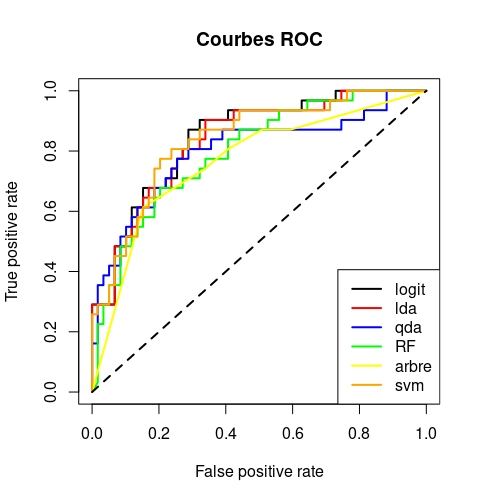

R code for this plot:
rm(list = ls())

library(kernlab)
library(MASS) 
library(randomForest) 
library(rpart)
library (e1071)
library(class)
library(ROCR) 

library(xlsx)
#importation des données heart.xlsx
heart <- read.xlsx(file.choose(), sheetIndex = 1, header = T, stringsAsFactors = TRUE)

################ important changement des facteur en numerique
XX <- model.matrix(coeur ~., data = heart)[,-1]
data.heart <- cbind(as.data.frame(XX), coeur = as.factor(heart[,"coeur"]))

################
str(data.heart)

dim(data.heart) # 270   8

#On partage la base en deux parties : train.set et test.setsample()
index <- 1:nrow(data.heart)

l <- 3 #(l-1)/l d'observations pour l'apprentissage et 1/l d'observations pour le test
set.seed(12)
test.set.index <- sample(x = index, size = trunc(length(index)/l), replace = FALSE)
heart.test.set <- data.heart[test.set.index, ] #ensemble de test
heart.train.set <- data.heart[- test.set.index, ] #ensemble d'apprentissage


#On compare les scores construits par RegLog, lda, qda, forêts aléatoires,
#arbres de décision et svm (variable reponse: type)
modele.logit <- glm(formula = coeur ~ ., data = heart.train.set, family = binomial)

require(MASS)
modele.lda <- lda(formula = coeur ~., data = heart.train.set)
modele.qda <- qda(formula = coeur ~., data = heart.train.set)

require(randomForest)
modele.RF <- randomForest(formula = coeur ~., data = heart.train.set)

require(rpart)
modele.arbre <- rpart(formula = coeur ~., data = heart.train.set)

require(e1071)
tune.out <- tune(svm, coeur ~ ., data = heart.train.set, kernel = "linear", scale = TRUE,
                 ranges = list(cost = c(2^(-2) ,2^(-1), 1, 2^2, 2^3, 2^4)))
modele.svm <- tune.out$best.model

#On calcule ensuite pour chaque modèle le score des individus de l'échantillon de test
Score.logit <- predict(modele.logit, newdata = heart.test.set, type = "response")
Score.lda <- predict(modele.lda, newdata = heart.test.set, type = "prob")$posterior[, 2] #proba posteri et on prend la deuxieume(cad 1er y=0 2nd y=1 un spam)
Score.qda <- predict(modele.qda, newdata = heart.test.set, type = "prob")$posterior[, 2]
Score.RF <- predict(modele.RF, newdata = heart.test.set, type = "prob")[, 2] # 
Score.arbre <- predict(modele.arbre, newdata = heart.test.set, type = "prob")[, 2]
Score.svm <- attributes(predict(modele.svm, newdata = heart.test.set, scale = TRUE,  
                                decision.values = TRUE))$decision.values

#On trace maintenant les 6 courbes ROC 
require(ROCR)
S1.pred <- prediction(Score.logit, heart.test.set$coeur)
S2.pred <- prediction(Score.lda, heart.test.set$coeur)
S3.pred <- prediction(Score.qda, heart.test.set$coeur)
S4.pred <- prediction(Score.RF, heart.test.set$coeur)
S5.pred <- prediction(Score.arbre, heart.test.set$coeur) # errror
S6.pred <- prediction(Score.svm, heart.test.set$coeur)

roc1 <- performance(S1.pred, measure = "tpr", x.measure = "fpr") # tpr: true positiv
roc2 <- performance(S2.pred, measure = "tpr", x.measure = "fpr")
roc3 <- performance(S3.pred, measure = "tpr", x.measure = "fpr")
roc4 <- performance(S4.pred, measure = "tpr", x.measure = "fpr")
roc5 <- performance(S5.pred, measure = "tpr", x.measure = "fpr")
roc6 <- performance(S6.pred, measure = "tpr", x.measure = "fpr")


par(mfrow = c(1,1))

#Tracer les courbes ROC des scores
plot(roc1, col = "black", lwd = 2, main = "Courbes ROC")
plot(roc2, add = TRUE, col = "red", lwd = 2)
plot(roc3, add = TRUE, col = "blue", lwd = 2)
plot(roc4, add = TRUE, col = "green", lwd = 2)
plot(roc5, add = TRUE, col = "yellow", lwd = 2)
plot(roc6, add = TRUE, col = "orange", lwd = 2)
bissect <- function(x) x
curve(bissect(x),  col = "black", lty = 2, lwd = 2, add = TRUE)
legend("bottomright", legend = c("logit", "lda", "qda", "RF", "arbre", "svm"),
       col = c("black", "red", "blue", "green", "yellow", "orange"), lty = 1, lwd = 2)
